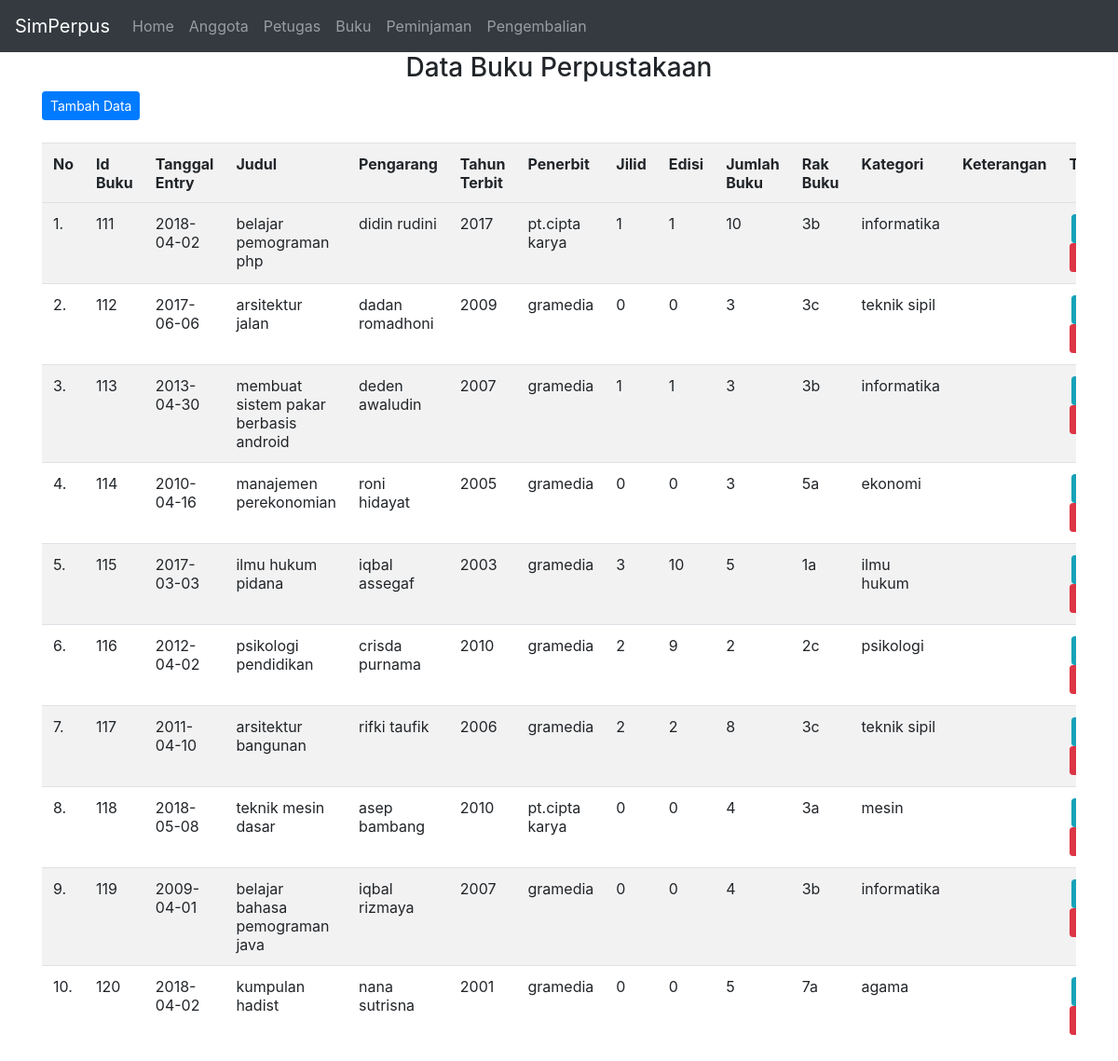
Screenshot of /tampil_buku.php with the database file from the repository.
### tables this page shows
CREATE TABLE IF NOT EXISTS `buku` (
  `id_buku` int(15) NOT NULL AUTO_INCREMENT,
  `tanggal_entry` date NOT NULL,
  `judul_buku` varchar(60) NOT NULL,
  `pengarang` varchar(50) NOT NULL,
  `tahun_terbit` varchar(5) NOT NULL,
  `penerbit` varchar(30) NOT NULL,
  `jilid` int(5) NOT NULL,
  `edisi` int(5) NOT NULL,
  `jumlah_buku` int(5) NOT NULL,
  `rak_buku` varchar(5) NOT NULL,
  `kategori` varchar(20) NOT NULL,
  `keterangan` varchar(30) NOT NULL,
  PRIMARY KEY (`id_buku`)
);

### tampil_buku.php (the view, shortened to what this page needs)
<?php
include("connection.php");
?>
  <link rel="stylesheet" href="css/bootstrap.css">
 <nav class="navbar navbar-expand-md bg-dark navbar-dark">
  <a class="navbar-brand" href="#">SimPerpus</a>
    <ul class="navbar-nav">
      <li class="nav-item">
        <a class="nav-link" href="index.php">Home</a>
      </li>
      <li class="nav-item">
        <a class="nav-link" href="tampil_data.php">Anggota</a>
      </li>
      <li class="nav-item">
        <a class="nav-link" href="tampil_petugas.php">Petugas</a>
      </li>
      <li class="nav-item">
        <a class="nav-link" href="tampil_buku.php">Buku</a>
      </li>
      <li class="nav-item">
        <a class="nav-link" href="tampil_pinjam.php">Peminjaman</a>
      </li>
      <li class="nav-item">
        <a class="nav-link" href="tampil_kembali.php">Pengembalian</a>
      </li>
    </ul>
</nav>
<div class="container">
<h3 align="center">Data Buku Perpustakaan</h3>
<a href="tambah_buku.php" class="btn btn-primary btn-sm">Tambah Data</a><br /><br />
<div class="table-responsive">
<table class="table table-striped">
      <tr>
      	<th>No</th>
        <th>Id Buku</th>
        <th>Tanggal Entry</th>
        <th>Judul</th>
        <th>Pengarang</th>
        <th>Tahun Terbit</th>
        <th>Penerbit</th>
        <th>Jilid</th>
        <th>Edisi</th>
        <th>Jumlah Buku</th>
        <th>Rak Buku</th>
        <th>Kategori</th>
        <th>Keterangan</th>
        <th>Tools</th>
      </tr>
    <tr>
    <?php
    $no=1;
    $query=("SELECT * FROM buku");
    $lihat = mysqli_query($con, $query) or die('Error, query failed. ' . mysqli_error());
    while($r=mysqli_fetch_array($lihat)){
?>
      <tr>
        <td><?php echo"$no.";?></td>
        <td><?php echo"$r[id_buku]";?></td>
        <td><?php echo"$r[tanggal_entry]";?></td>
        <td><?php echo "$r[judul_buku]";?></td>
        <td><?php echo "$r[pengarang]";?></td>
        <td><?php echo "$r[tahun_terbit]";?></td>
        <td><?php echo "$r[penerbit]";?></td>
        <td><?php echo "$r[jilid]";?></td>
        <td><?php echo "$r[edisi]";?></td>
        <td><?php echo "$r[jumlah_buku]";?></td>
        <td><?php echo "$r[rak_buku]";?></td>
        <td><?php echo "$r[kategori]";?></td>
        <td><?php echo "$r[keterangan]";?></td>
        <td align="center">
            <a href="detail_buku.php?halaman=buku_detail&id=<?php echo"$r[id_buku]";?>" title="Detail Data" class="btn btn-info btn-sm">Detail<span class="glyphicon glyphicon-info-sign" aria-hidden="true"></span></a>
            <a href="delete_buku.php?halaman=buku_delete&id_buku=<?=$r['id_buku'];?>" title="Hapus Data" class="btn btn-danger btn-sm">Hapus<span class="glyphicon glyphicon-trash" aria-hidden="true"></span></a>
    </tr>
<?php
$no++;
} ?>
</table>
</div>

### rows the page displays
buku: id_buku "111", tanggal_entry "2018-04-02", judul_buku "belajar pemograman php", pengarang "didin rudini", tahun_terbit "2017", penerbit "pt.cipta karya", jilid "1", edisi "1", jumlah_buku "10", rak_buku "3b", kategori "informatika"
buku: id_buku "112", tanggal_entry "2017-06-06", judul_buku "arsitektur jalan", pengarang "dadan romadhoni", tahun_terbit "2009", penerbit "gramedia", jilid "0", edisi "0", jumlah_buku "3", rak_buku "3c", kategori "teknik sipil"
buku: id_buku "113", tanggal_entry "2013-04-30", judul_buku "membuat sistem pakar berbasis android", pengarang "deden awaludin", tahun_terbit "2007", penerbit "gramedia", jilid "1", edisi "1", jumlah_buku "3", rak_buku "3b", kategori "informatika"
buku: id_buku "114", tanggal_entry "2010-04-16", judul_buku "manajemen perekonomian", pengarang "roni hidayat", tahun_terbit "2005", penerbit "gramedia", jilid "0", edisi "0", jumlah_buku "3", rak_buku "5a", kategori "ekonomi"
buku: id_buku "115", tanggal_entry "2017-03-03", judul_buku "ilmu hukum pidana", pengarang "iqbal assegaf", tahun_terbit "2003", penerbit "gramedia", jilid "3", edisi "10", jumlah_buku "5", rak_buku "1a", kategori "ilmu hukum"
buku: id_buku "116", tanggal_entry "2012-04-02", judul_buku "psikologi pendidikan", pengarang "crisda purnama", tahun_terbit "2010", penerbit "gramedia", jilid "2", edisi "9", jumlah_buku "2", rak_buku "2c", kategori "psikologi"
buku: id_buku "117", tanggal_entry "2011-04-10", judul_buku "arsitektur bangunan", pengarang "rifki taufik", tahun_terbit "2006", penerbit "gramedia", jilid "2", edisi "2", jumlah_buku "8", rak_buku "3c", kategori "teknik sipil"
buku: id_buku "118", tanggal_entry "2018-05-08", judul_buku "teknik mesin dasar", pengarang "asep bambang", tahun_terbit "2010", penerbit "pt.cipta karya", jilid "0", edisi "0", jumlah_buku "4", rak_buku "3a", kategori "mesin"
buku: id_buku "119", tanggal_entry "2009-04-01", judul_buku "belajar bahasa pemograman java", pengarang "iqbal rizmaya", tahun_terbit "2007", penerbit "gramedia", jilid "0", edisi "0", jumlah_buku "4", rak_buku "3b", kategori "informatika"
buku: id_buku "120", tanggal_entry "2018-04-02", judul_buku "kumpulan hadist", pengarang "nana sutrisna", tahun_terbit "2001", penerbit "gramedia", jilid "0", edisi "0", jumlah_buku "5", rak_buku "7a", kategori "agama"
